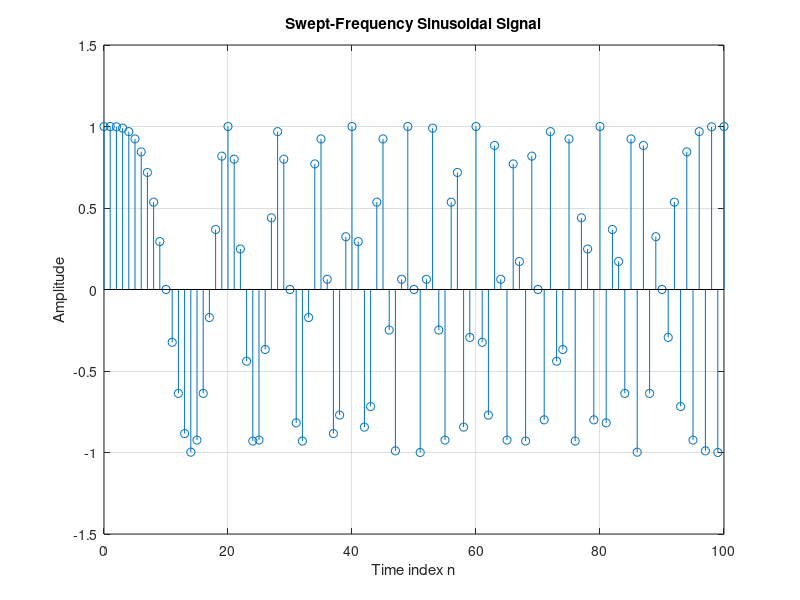

This chart was generated by the following MATLAB code:
% Program P1_7
% Generation of a swept frequency sinusoidal sequence
n = 0:100;
a = pi / 2/100;
b = 0;
arg = a * n .* n + b * n;
x = cos(arg);
clf;
stem(n, x);
axis([0, 100, -1.5, 1.5]);
title('Swept-Frequency Sinusoidal Signal');
xlabel('Time index n');
ylabel('Amplitude');
grid; axis;                        
